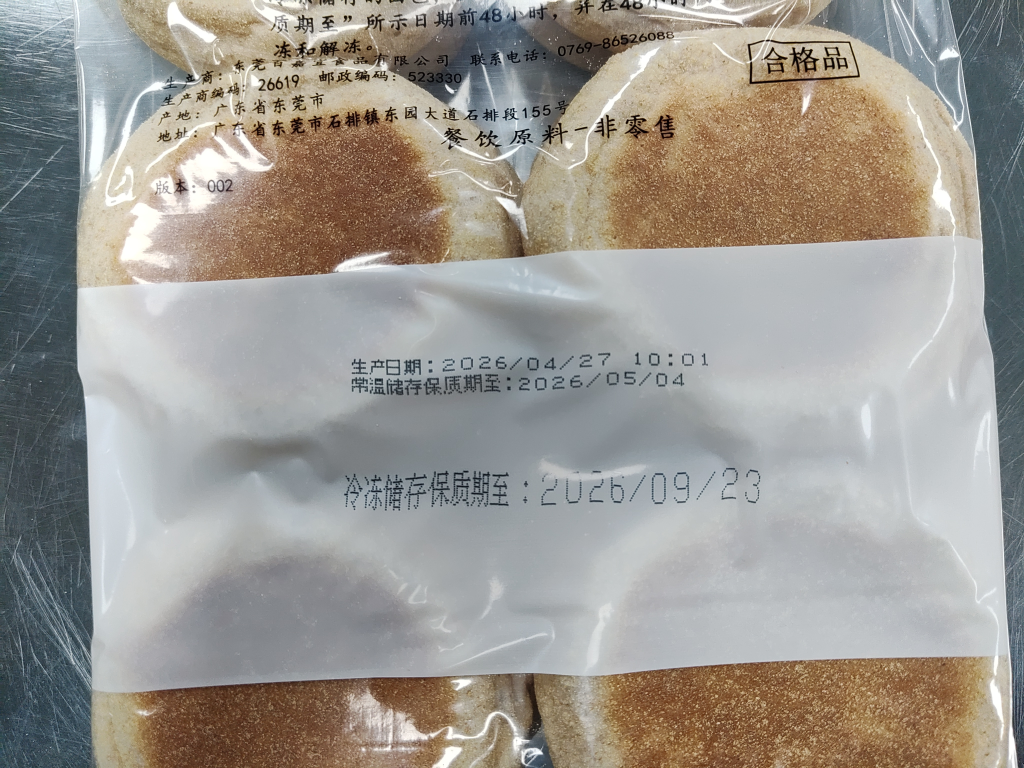
#> input picture data/InkJet1.jpg, 4096 x 3072 px (shown at 1/4 size)
$ python diagnose_detection.py --input data/InkJet1.jpg
#> lines starting #> are read from the running program, lines starting #| are printed output that depends on the picture; after the words box and inside, x2 and y2 are one past the last pixel; in counts of white or black regions, pixels touching at a corner belong together
#!/usr/bin/env python3
"""
诊断脚本：分析为什么 paddle_ocr_detect 检测不到文本框
可视化每个处理阶段，帮助找出问题
"""

from __future__ import annotations

import argparse
import json
from pathlib import Path

import cv2
import numpy as np
from paddleocr import PaddleOCR


def build_uniform_mask(
    image_bgr: np.ndarray,
    roi_sat_max: int,
    roi_val_min: int,
    close_ksize: int = 15,
    open_ksize: int = 5,
    close_iterations: int = 2,
    open_iterations: int = 1,
) -> np.ndarray:
    """Binary mask 0/255: low saturation + high brightness."""
    hsv = cv2.cvtColor(image_bgr, cv2.COLOR_BGR2HSV)
    s = hsv[:, :, 1]
    v = hsv[:, :, 2]
    mask = ((s <= roi_sat_max) & (v >= roi_val_min)).astype(np.uint8) * 255
    ck = max(3, close_ksize | 1)
    ok = max(3, open_ksize | 1)
    close_k = np.ones((ck, ck), np.uint8)
    open_k = np.ones((ok, ok), np.uint8)
    mask = cv2.morphologyEx(mask, cv2.MORPH_CLOSE, close_k, iterations=close_iterations)
    mask = cv2.morphologyEx(mask, cv2.MORPH_OPEN, open_k, iterations=open_iterations)
    return mask


def _largest_inscribed_rectangle(mask01: np.ndarray) -> tuple[int, int, int, int] | None:
    """Histogram-stack largest rectangle in a binary mask."""
    h, w = mask01.shape[:2]
    heights = [0] * w
    best_area = 0
    best_box = (0, 0, 0, 0)
    for y in range(h):
        row = mask01[y]
        for x in range(w):
            heights[x] = heights[x] + 1 if row[x] else 0

        stack: list[int] = []
        x = 0
        while x <= w:
            cur_h = heights[x] if x < w else 0
            if not stack or cur_h >= heights[stack[-1]]:
                stack.append(x)
                x += 1
                continue

            top = stack.pop()
            hh = heights[top]
            left = stack[-1] + 1 if stack else 0
            ww = x - left
            area = hh * ww
            if area > best_area:
                best_area = area
                best_box = (left, y - hh + 1, ww, hh)

    x1, y1, bw, bh = best_box
    if bw <= 1 or bh <= 1:
        return None
    return (int(x1), int(y1), int(bw), int(bh))


def extract_uniform_roi(
    image_bgr: np.ndarray,
    roi_sat_max: int,
    roi_val_min: int,
    roi_min_area_ratio: float,
    roi_shrink_ratio: float,
) -> tuple[np.ndarray, tuple[int, int, int, int] | None]:
    """Extract uniform ROI."""
    h, w = image_bgr.shape[:2]
    mask = build_uniform_mask(image_bgr, roi_sat_max, roi_val_min)
    mask01 = (mask > 0).astype(np.uint8)
    if mask01.sum() == 0:
        return mask, None

    best = _largest_inscribed_rectangle(mask01)
    if best is None:
        return mask, None

    x1, y1, bw, bh = best
    shrink_x = int(max(0, bw * roi_shrink_ratio))
    shrink_y = int(max(0, bh * roi_shrink_ratio))
    x1 += shrink_x
    y1 += shrink_y
    bw -= 2 * shrink_x
    bh -= 2 * shrink_y

    if (bw * bh) < (h * w * roi_min_area_ratio):
        return mask, None
    if bw <= 10 or bh <= 10:
        return mask, None
    return mask, (int(x1), int(y1), int(bw), int(bh))


def preprocess_roi_for_ocr(roi_bgr: np.ndarray) -> tuple[np.ndarray, np.ndarray, np.ndarray, np.ndarray, np.ndarray]:
    """ROI preprocessing."""
    gray = cv2.cvtColor(roi_bgr, cv2.COLOR_BGR2GRAY)
    bg = cv2.GaussianBlur(gray, (0, 0), sigmaX=21, sigmaY=21)
    bg_norm = cv2.divide(gray, bg, scale=255)
    clahe = cv2.createCLAHE(clipLimit=2.5, tileGridSize=(8, 8)).apply(bg_norm)
    median = cv2.medianBlur(clahe, 3)
    _, otsu = cv2.threshold(median, 0, 255, cv2.THRESH_BINARY + cv2.THRESH_OTSU)
    if float(np.mean(otsu)) < 127.0:
        otsu = 255 - otsu
    return gray, bg_norm, clahe, median, cv2.cvtColor(otsu, cv2.COLOR_GRAY2BGR)


def main():
    parser = argparse.ArgumentParser(description="诊断文本检测问题")
    parser.add_argument("--input", type=Path, required=True, help="输入图片路径")
    parser.add_argument("--output-dir", type=Path, default=Path("diagnose_outputs"), help="输出目录")
    parser.add_argument("--roi-sat-max", type=int, default=70)
    parser.add_argument("--roi-val-min", type=int, default=95)
    parser.add_argument("--det-limit-side-len", type=int, default=2560)
    parser.add_argument("--det-thresh", type=float, default=0.2)
    parser.add_argument("--det-box-thresh", type=float, default=0.35)
    parser.add_argument("--det-unclip-ratio", type=float, default=2.0)
    args = parser.parse_args()

    output_dir = args.output_dir
    output_dir.mkdir(parents=True, exist_ok=True)

    img_path = args.input
    image = cv2.imread(str(img_path))
#> image is the input picture: shape (3072, 4096, 3); mean B, G, R 145.2, 151.6, 155.7
    if image is None:
        print(f"无法读取图片: {img_path}")
        return

    print(f"图片尺寸: {image.shape[1]}x{image.shape[0]}")
#| 图片尺寸: 4096x3072
    cv2.imwrite(str(output_dir / "01_original.png"), image)

    # Step 1: 检查 ROI 提取
    print("\n=== 步骤 1: ROI 提取 ===")
    mask, roi_box = extract_uniform_roi(
        image,
        args.roi_sat_max,
        args.roi_val_min,
        0.12,
        0.04,
    )
#> in build_uniform_mask, `s = hsv[:, :, 1]`:
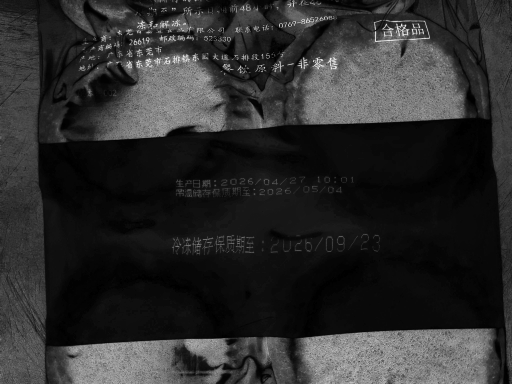
#> s: shape (3072, 4096) (shown at 1/8 size); min 0, max 255, mean 44.4
#> in build_uniform_mask, `mask = ((s <= roi_sat_max) & (v >= roi_val_min)).astype(np.uint8) * 255`:
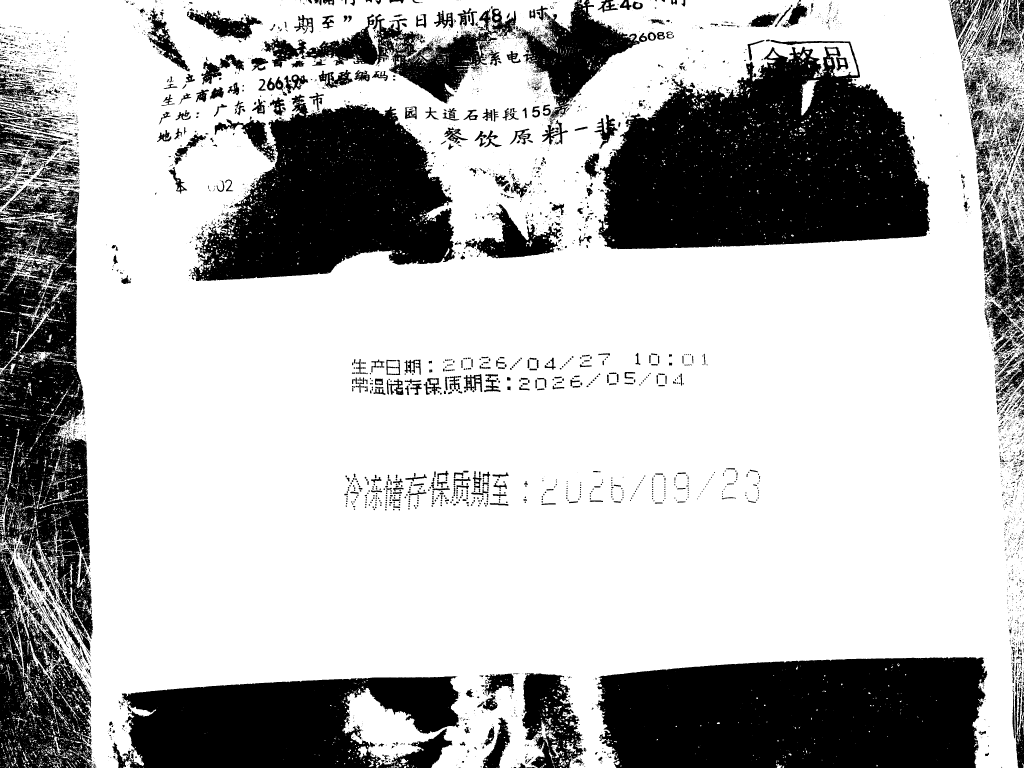
#> mask: shape (3072, 4096) (shown at 1/4 size); 71.4% white; 8301 black regions (6616 under 20 px), largest, box (x1, y1, x2, y2) and area: (2392, 160, 3721, 997) 760076, (2385, 2628, 3951, 3072) 626140, (760, 409, 1819, 1124) 469683
#> in build_uniform_mask, `mask = cv2.morphologyEx(mask, cv2.MORPH_CLOSE, close_k, iterations=clo..`:
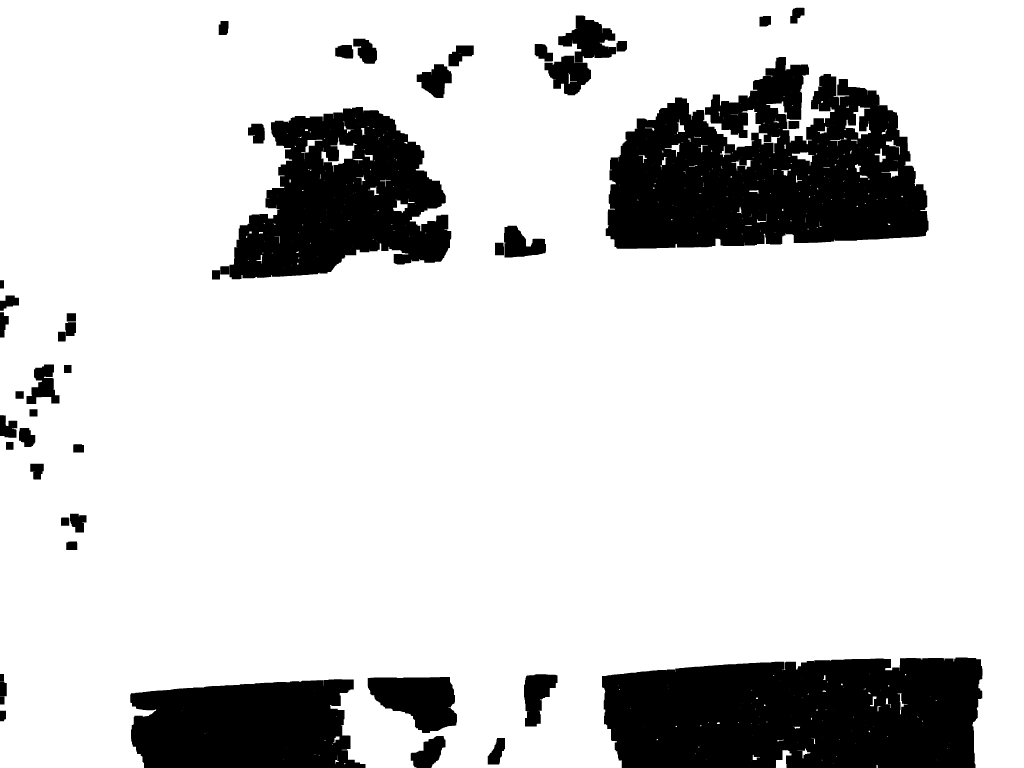
#> mask: shape (3072, 4096) (shown at 1/4 size); 82.6% white; 47 black regions, largest, box (x1, y1, x2, y2) and area: (2423, 228, 3714, 995) 666011, (2408, 2630, 3930, 3072) 610846, (918, 428, 1805, 1117) 392633
#> after the loop in _largest_inscribed_rectangle, `for y in range(h):`: best_area = 5670000; best_box = (346, 1118, 3750, 1512); heights = 4096 values, max 3072 at index 346, min 0 at index 576, mean 627.6
#> in _largest_inscribed_rectangle, `x1, y1, bw, bh = best_box`: x1 = 346; y1 = 1118; bw = 3750; bh = 1512
#> in extract_uniform_roi, `best = _largest_inscribed_rectangle(mask01)`: best = (346, 1118, 3750, 1512)
#> in extract_uniform_roi, `x1, y1, bw, bh = best`: x1 = 346; y1 = 1118; bw = 3750; bh = 1512
#> in extract_uniform_roi, `shrink_x = int(max(0, bw * roi_shrink_ratio))`: shrink_x = 150
#> in extract_uniform_roi, `shrink_y = int(max(0, bh * roi_shrink_ratio))`: shrink_y = 60
#> in extract_uniform_roi, `x1 += shrink_x`: x1 = 496
#> in extract_uniform_roi, `y1 += shrink_y`: y1 = 1178
#> in extract_uniform_roi, `bw -= 2 * shrink_x`: bw = 3450
#> in extract_uniform_roi, `bh -= 2 * shrink_y`: bh = 1392
#> roi_box = (496, 1178, 3450, 1392)

    cv2.imwrite(str(output_dir / "02_mask.png"), mask)
    print(f"掩码像素总数: {np.sum(mask > 0)}")
#| 掩码像素总数: 10380726

    if roi_box is None:
        print("❌ 没有检测到 ROI！")
        print("尝试放宽参数: --roi-sat-max 90 --roi-val-min 80")
    else:
        x0, y0, rw, rh = roi_box
#> x0 = 496; y0 = 1178; rw = 3450; rh = 1392
        print(f"✅ 检测到 ROI: ({x0}, {y0}, {rw}, {rh})")
#| ✅ 检测到 ROI: (496, 1178, 3450, 1392)

        roi = image[y0:y0+rh, x0:x0+rw]
        cv2.imwrite(str(output_dir / "03_roi.png"), roi)

        # Step 2: 检查预处理
        print("\n=== 步骤 2: ROI 预处理 ===")
        gray, bg_norm, clahe, median, roi_ocr = preprocess_roi_for_ocr(roi)
#> in preprocess_roi_for_ocr, `bg = cv2.GaussianBlur(gray, (0, 0), sigmaX=21, sigmaY=21)`:
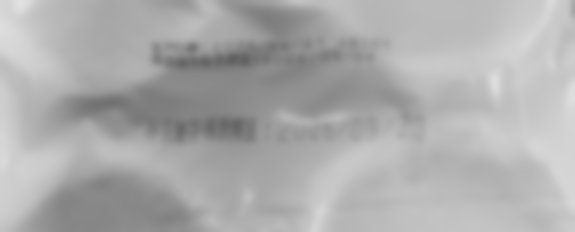
#> bg: shape (1392, 3450) (shown at 1/6 size); min 95, max 224, mean 172.4
#> in preprocess_roi_for_ocr, `_, otsu = cv2.threshold(median, 0, 255, cv2.THRESH_BINARY + cv2.THRESH..`:
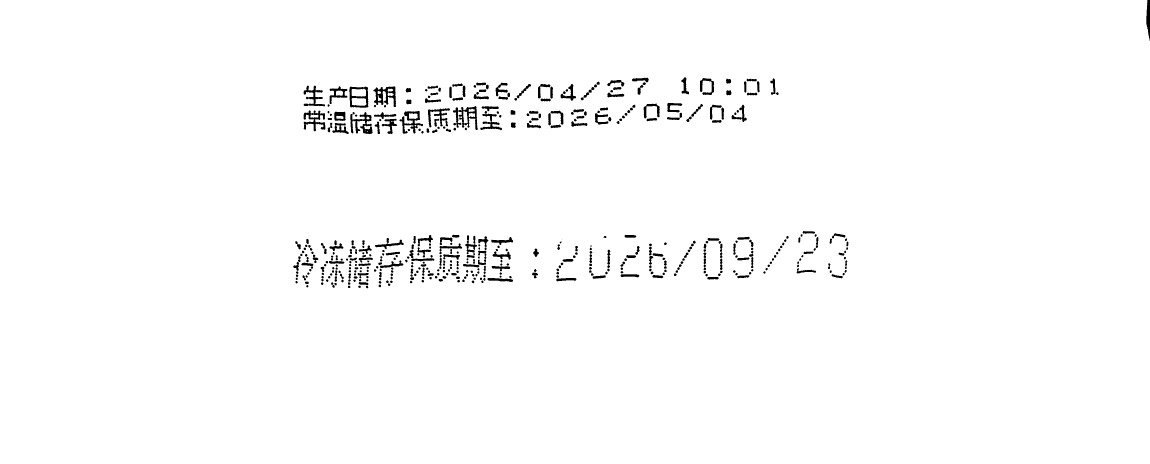
#> otsu: shape (1392, 3450) (shown at 1/3 size); 98.5% white; 479 black regions (2 under 20 px), largest, box (x1, y1, x2, y2) and area: (1359, 318, 1433, 390) 2060, (1120, 259, 1188, 321) 1999, (1051, 336, 1118, 402) 1953

        cv2.imwrite(str(output_dir / "04_gray.png"), gray)
        cv2.imwrite(str(output_dir / "05_bg_norm.png"), bg_norm)
        cv2.imwrite(str(output_dir / "06_clahe.png"), clahe)
        cv2.imwrite(str(output_dir / "07_median.png"), median)
        cv2.imwrite(str(output_dir / "08_otsu_bin.png"), roi_ocr)

        print(f"Otsu 二值图均值: {np.mean(cv2.cvtColor(roi_ocr, cv2.COLOR_BGR2GRAY)):.2f}")
#| Otsu 二值图均值: 251.08

        # Step 3: 尝试在不同阶段进行检测
        print("\n=== 步骤 3: 文本检测测试 ===")

        print("初始化 PaddleOCR...")
        ocr_engine = PaddleOCR(
            use_angle_cls=True,
            lang="ch",
            text_det_limit_side_len=args.det_limit_side_len,
            text_det_limit_type="max",
            text_det_thresh=args.det_thresh,
            text_det_box_thresh=args.det_box_thresh,
            text_det_unclip_ratio=args.det_unclip_ratio,
            show_log=True
        )

        test_images = [
            ("original_roi", roi),
            ("bg_norm", cv2.cvtColor(bg_norm, cv2.COLOR_GRAY2BGR)),
            ("clahe", cv2.cvtColor(clahe, cv2.COLOR_GRAY2BGR)),
            ("median", cv2.cvtColor(median, cv2.COLOR_GRAY2BGR)),
            ("otsu_bin", roi_ocr),
        ]

        for name, img in test_images:
            print(f"\n测试 {name}...")
            try:
                result = ocr_engine.ocr(img, cls=True)
                boxes = []
                if result and result[0]:
                    for line in result[0]:
                        if line:
                            boxes.append(line)

                print(f"检测到 {len(boxes)} 个文本框")

                vis_img = img.copy()
                for i, box in enumerate(boxes):
                    poly = np.array(box[0], dtype=np.int32)
                    cv2.polylines(vis_img, [poly.reshape(-1, 1, 2)], True, (0, 255, 0), 2)
                    text = box[1][0] if len(box) > 1 else ""
                    conf = box[1][1] if len(box) > 1 else 0.0
                    cv2.putText(vis_img, f"{i}: {conf:.2f}", (poly[0][0], poly[0][1] - 5),
                               cv2.FONT_HERSHEY_SIMPLEX, 0.5, (0, 255, 0), 1)

                cv2.imwrite(str(output_dir / f"09_detect_{name}.png"), vis_img)

                if boxes:
                    print(f"  前3个结果:")
                    for i, box in enumerate(boxes[:3]):
                        print(f"    {i}: 文本='{box[1][0]}', 置信度={box[1][1]:.3f}")
            except Exception as e:
                print(f"检测错误: {e}")

    # 尝试降低检测阈值直接检测全图
    print("\n=== 步骤 4: 全图直接检测（降低阈值）===")
    ocr_low_thresh = PaddleOCR(
        use_angle_cls=True,
        lang="ch",
        text_det_limit_side_len=args.det_limit_side_len,
        text_det_thresh=0.1,
        text_det_box_thresh=0.1,
        text_det_unclip_ratio=args.det_unclip_ratio,
        show_log=False
    )

    try:
        result = ocr_low_thresh.ocr(image, cls=True)
        boxes = []
        if result and result[0]:
            for line in result[0]:
                if line:
                    boxes.append(line)

        print(f"全图检测到 {len(boxes)} 个文本框")

        vis_full = image.copy()
        for i, box in enumerate(boxes):
            poly = np.array(box[0], dtype=np.int32)
            cv2.polylines(vis_full, [poly.reshape(-1, 1, 2)], True, (0, 0, 255), 2)

        cv2.imwrite(str(output_dir / "10_full_image_low_thresh.png"), vis_full)
    except Exception as e:
        print(f"全图检测错误: {e}")

    print(f"\n诊断完成！结果保存在: {output_dir}")


if __name__ == "__main__":
    main()
#> (the call stopped at in main, `ocr_engine = PaddleOCR( use_angle_cls=True, lang="ch", text_det_limit_..`: paddleocr is not available in this run)

$ run again, on data/InkJet3.jpg
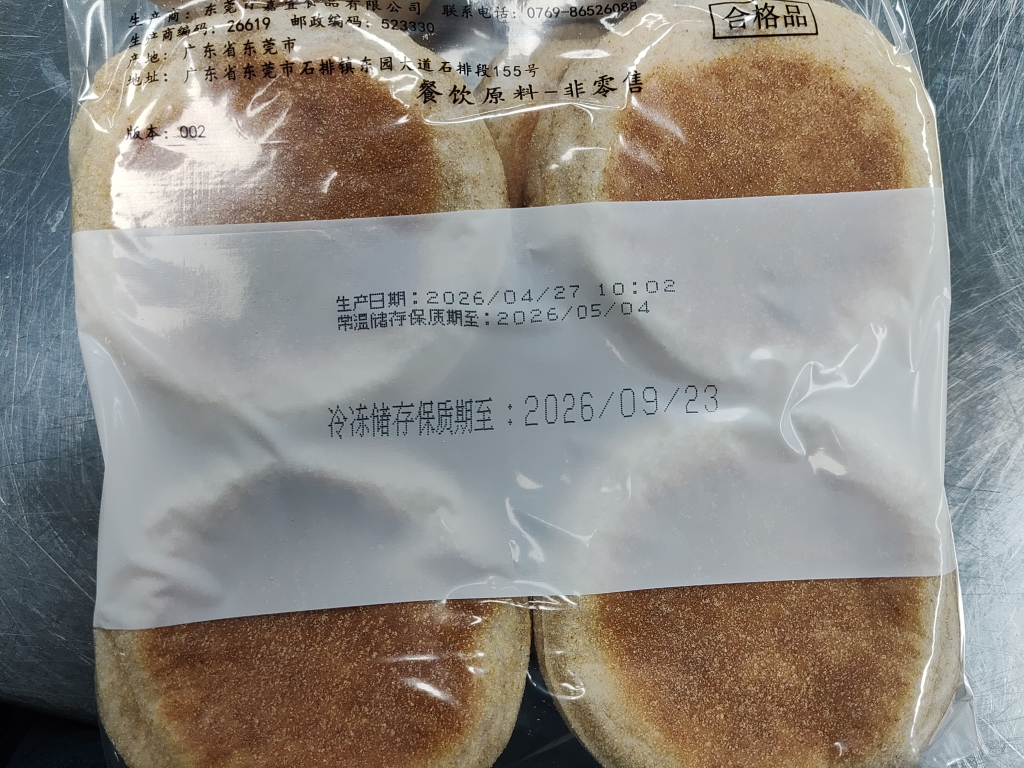
#> input picture data/InkJet3.jpg, 4096 x 3072 px (shown at 1/4 size)
#> in main, image is the input picture: shape (3072, 4096, 3); mean B, G, R 130.7, 136.9, 141.2
#| 图片尺寸: 4096x3072
#> hsv: shape (3072, 4096, 3); mean H, S, V 67, 54.6, 149.1
#> in build_uniform_mask, `mask = cv2.morphologyEx(mask, cv2.MORPH_CLOSE, close_k, iterations=clo..`:
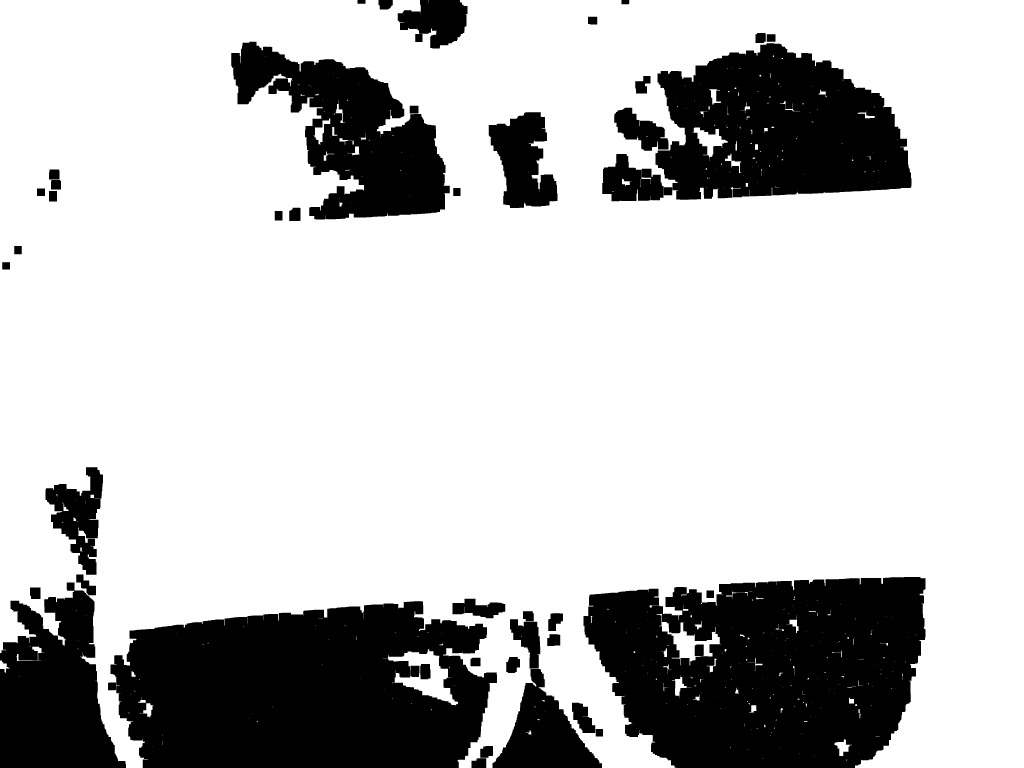
#> mask: shape (3072, 4096) (shown at 1/4 size); 75.8% white; 48 black regions, largest, box (x1, y1, x2, y2) and area: (2334, 2308, 3702, 3072) 833446, (442, 2405, 1988, 3072) 823459, (2622, 173, 3646, 799) 463157
#> mask01: shape (3072, 4096); values 0 (black) and 1 (white), 75.7% white; 32 black regions, largest, box (x1, y1, x2, y2) and area: (2334, 2308, 3702, 3072) 839693, (432, 2405, 1988, 3072) 829594, (2409, 173, 3646, 805) 518229
#> after the loop in _largest_inscribed_rectangle, `for y in range(h):`: best_area = 5246016; best_box = (412, 884, 3684, 1424); heights = 4096 values, max 3072 at index 3702, min 0 at index 0, mean 321.3
#> in _largest_inscribed_rectangle, `x1, y1, bw, bh = best_box`: x1 = 412; y1 = 884; bw = 3684; bh = 1424
#> best = (412, 884, 3684, 1424)
#> in extract_uniform_roi, `x1, y1, bw, bh = best`: x1 = 412; y1 = 884; bw = 3684; bh = 1424
#> shrink_x = 147
#> shrink_y = 56
#> in extract_uniform_roi, `x1 += shrink_x`: x1 = 559
#> in extract_uniform_roi, `y1 += shrink_y`: y1 = 940
#> in extract_uniform_roi, `bw -= 2 * shrink_x`: bw = 3390
#> in extract_uniform_roi, `bh -= 2 * shrink_y`: bh = 1312
#> roi_box = (559, 940, 3390, 1312)
#| 掩码像素总数: 9531378
#> x0 = 559; y0 = 940; rw = 3390; rh = 1312
#| ✅ 检测到 ROI: (559, 940, 3390, 1312)
#> in preprocess_roi_for_ocr, `_, otsu = cv2.threshold(median, 0, 255, cv2.THRESH_BINARY + cv2.THRESH..`:
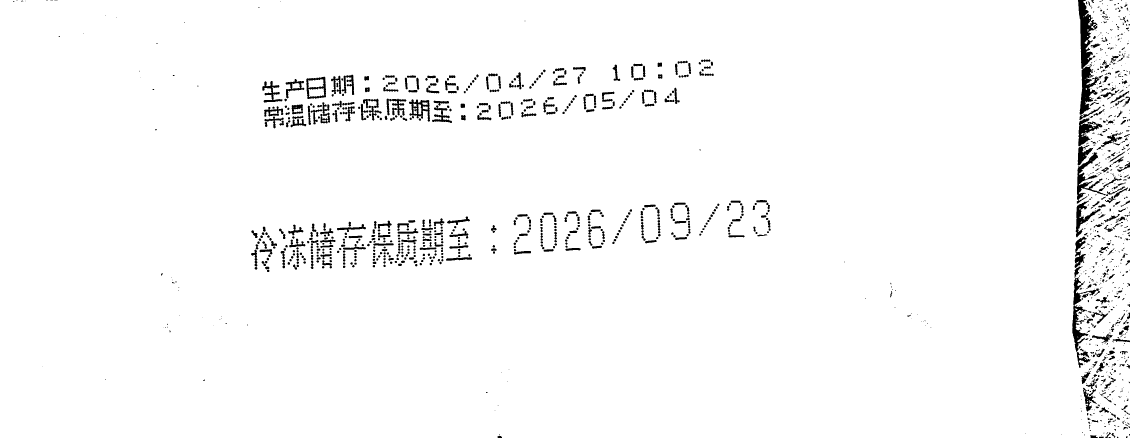
#> otsu: shape (1312, 3390) (shown at 1/3 size); 97.4% white; 1406 black regions (584 under 20 px), largest, box (x1, y1, x2, y2) and area: (3234, 0, 3298, 344) 9390, (3217, 798, 3300, 1055) 4330, (3230, 457, 3325, 611) 3334
#| Otsu 二值图均值: 248.44
